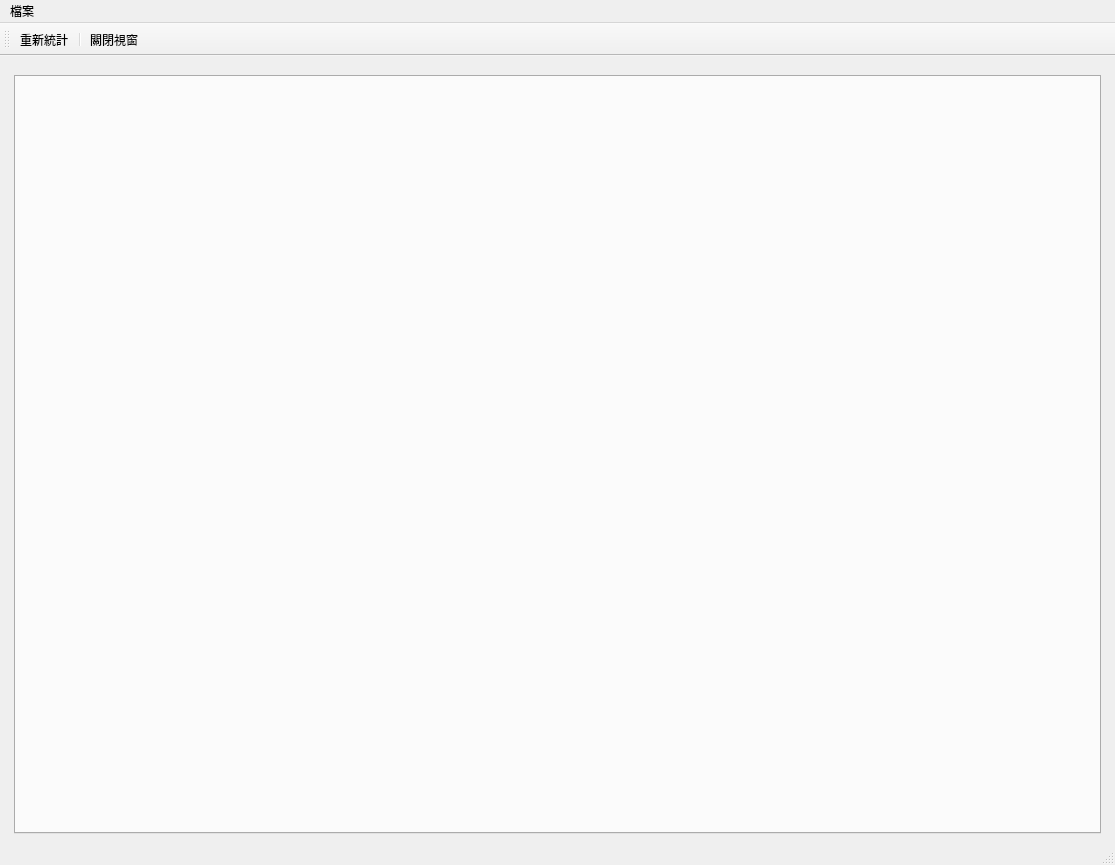
<?xml version="1.0" encoding="UTF-8"?>
<ui version="4.0">
 <class>WindowStatisticsGrowthRate</class>
 <widget class="QMainWindow" name="WindowStatisticsGrowthRate">
  <property name="geometry">
   <rect>
    <x>0</x>
    <y>0</y>
    <width>1115</width>
    <height>865</height>
   </rect>
  </property>
  <property name="windowTitle">
   <string>業績成長統計</string>
  </property>
  <widget class="QWidget" name="centralwidget">
   <layout class="QHBoxLayout" name="horizontalLayout">
    <item>
     <layout class="QVBoxLayout" name="verticalLayout">
      <property name="leftMargin">
       <number>5</number>
      </property>
      <property name="topMargin">
       <number>10</number>
      </property>
      <property name="rightMargin">
       <number>5</number>
      </property>
      <item>
       <widget class="QTabWidget" name="tabWidget_statistics"/>
      </item>
     </layout>
    </item>
   </layout>
  </widget>
  <widget class="QToolBar" name="toolBar">
   <property name="windowTitle">
    <string>toolBar</string>
   </property>
   <property name="toolButtonStyle">
    <enum>Qt::ToolButtonTextUnderIcon</enum>
   </property>
   <attribute name="toolBarArea">
    <enum>TopToolBarArea</enum>
   </attribute>
   <attribute name="toolBarBreak">
    <bool>false</bool>
   </attribute>
   <addaction name="action_open_dialog"/>
   <addaction name="separator"/>
   <addaction name="action_close"/>
  </widget>
  <widget class="QMenuBar" name="menubar">
   <property name="geometry">
    <rect>
     <x>0</x>
     <y>0</y>
     <width>1115</width>
     <height>32</height>
    </rect>
   </property>
   <widget class="QMenu" name="menu">
    <property name="title">
     <string>檔案</string>
    </property>
   </widget>
   <addaction name="menu"/>
  </widget>
  <widget class="QStatusBar" name="statusbar"/>
  <action name="action_open_dialog">
   <property name="icon">
    <iconset>
     <normaloff>../icons/reload.svg</normaloff>../icons/reload.svg</iconset>
   </property>
   <property name="text">
    <string>重新統計</string>
   </property>
  </action>
  <action name="action_close">
   <property name="icon">
    <iconset>
     <normaloff>../icons/application-exit.svg</normaloff>../icons/application-exit.svg</iconset>
   </property>
   <property name="text">
    <string>關閉視窗</string>
   </property>
  </action>
 </widget>
 <resources/>
 <connections/>
</ui>
